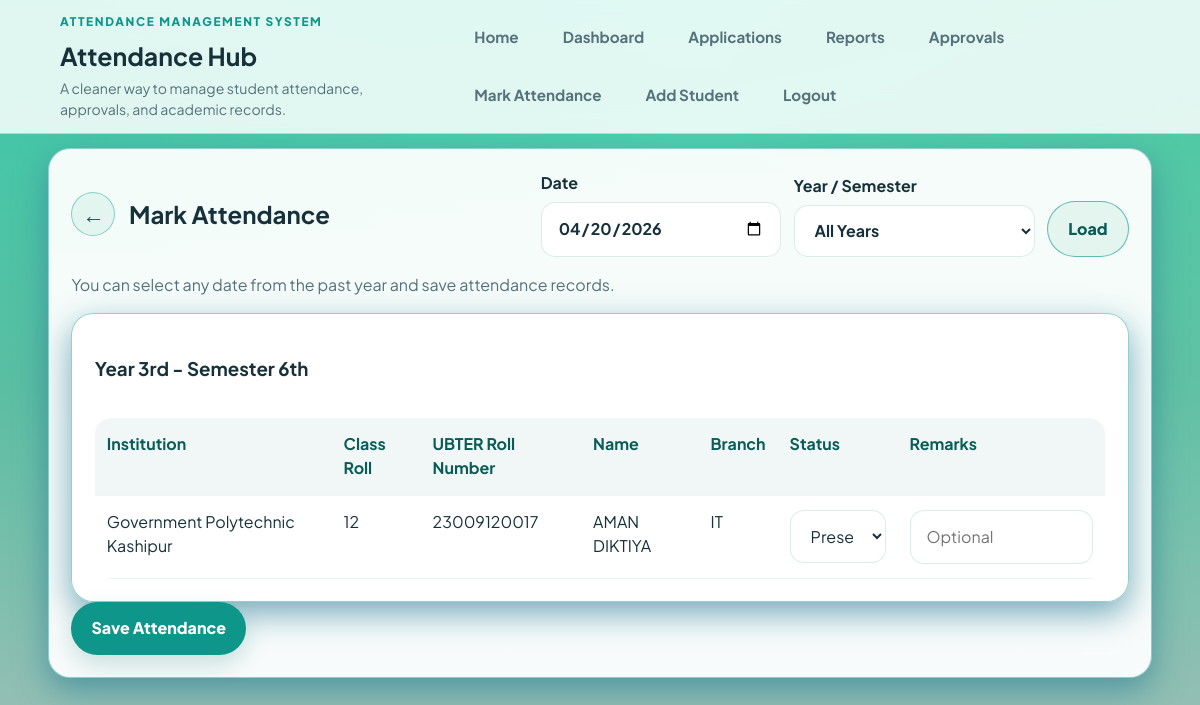
Screenshot of /attendance (signed in) with the database file from the repository.
### tables this page shows
CREATE TABLE "users" (
                id INTEGER PRIMARY KEY AUTOINCREMENT,
                role TEXT NOT NULL CHECK (role IN ('admin', 'faculty', 'student')),
                profile_picture TEXT,
                institution_type TEXT,
                institution_name TEXT,
                class_roll_number TEXT,
                roll_number TEXT UNIQUE,
                registration_number TEXT UNIQUE,
                full_name TEXT NOT NULL,
                father_name TEXT,
                branch TEXT,
                semester TEXT,
                year TEXT,
                dob TEXT,
                mobile_number TEXT,
                gmail TEXT,
                email TEXT,
                password_hash TEXT NOT NULL,
                is_mobile_verified INTEGER NOT NULL DEFAULT 0,
                created_by INTEGER,
                created_at TEXT NOT NULL DEFAULT CURRENT_TIMESTAMP,
                FOREIGN KEY(created_by) REFERENCES users(id)
            );

### attendance_app/routes.py (the view, shortened to what this page needs)
@bp.route("/attendance", methods=["GET", "POST"])
@login_required("admin", "faculty")
def attendance():
    db = get_db()
    user = current_user()
    selected_date = request.values.get("attendance_date", today_iso())
    selected_branch = request.values.get("branch", "").strip()
    selected_year_group = request.values.get("year_group", "").strip()
    available_branches = branch_options(user)
    if user["role"] == "faculty":
        selected_branch = user["branch"]
    query = """
        SELECT
            users.id, users.institution_name, users.class_roll_number, users.roll_number, users.full_name,
            users.branch, users.semester, users.year, attendance.status, attendance.remarks
        FROM users
        LEFT JOIN attendance
            ON attendance.student_id = users.id AND attendance.attendance_date = ?
        WHERE users.role = 'student'
    """
    params = [selected_date]
    if user["role"] == "faculty":
        query += " AND " + faculty_data_clause("users")
        params.extend([user["institution_type"], user["institution_name"], user["branch"]])
    if selected_branch:
        query += " AND users.branch = ?"
        params.append(selected_branch)
    query, params = add_semester_group_filter(query, params, "users.semester", selected_year_group)
    query += " ORDER BY " + STUDENT_SORT_SQL
    students = db.execute(query, tuple(params)).fetchall()
    return render_template("attendance.html", students=students, grouped_students=grouped_students(students), selected_date=selected_date, branches=available_branches, selected_branch=selected_branch, selected_year_group=selected_year_group)

### attendance_app/auth.py (called while the page is built)
def current_user():
    user_id = session.get("user_id")
    if not user_id:
        return None
    return get_db().execute("SELECT * FROM users WHERE id = ?", (user_id,)).fetchone()

def login_required(*roles):
    def decorator(view):
        @wraps(view)
        def wrapped(*args, **kwargs):
            user = current_user()
            if user is None:
                flash("Please login first.", "error")
                return redirect(url_for("main.login"))
            if roles and user["role"] not in roles:
                flash("You do not have access to this page.", "error")
                return redirect(url_for("main.dashboard"))
            return view(*args, **kwargs)
        return wrapped
    return decorator

### attendance_app/database.py (called while the page is built)
def get_db():
    if "db" not in g:
        db_path = Path(current_app.root_path).parent / current_app.config["DATABASE"]
        g.db = sqlite3.connect(db_path)
        g.db.row_factory = sqlite3.Row
    return g.db

### attendance_app/routes.py (called while the page is built, shortened)
def faculty_data_clause(alias):
    return f"{alias}.institution_type = ? AND {alias}.institution_name = ? AND {alias}.branch = ?"

def branch_options(user=None):
    db = get_db()
    query = """
        SELECT DISTINCT branch
        FROM users
        WHERE role = 'student' AND COALESCE(branch, '') != ''
    """
    params = []
    if user and user["role"] == "faculty":
        query += " AND " + faculty_data_clause("users")
        params.extend([user["institution_type"], user["institution_name"], user["branch"]])
    query += " ORDER BY branch"
    rows = db.execute(query, tuple(params)).fetchall()
    return [row["branch"] for row in rows]

def grouped_students(rows):
    groups = OrderedDict()
    for row in rows:
        key = (row["year"] or "-", row["semester"] or "-")
        if key not in groups:
            groups[key] = []
        groups[key].append(row)
    return [{"year": key[0], "semester": key[1], "students": value} for key, value in groups.items()]

def semester_filter_options():
    return [{"value": value, "label": label} for value, label, _ in YEAR_SEMESTER_FILTERS]

def semester_values_for_filter(year_filter):
    for value, _, semesters in YEAR_SEMESTER_FILTERS:
        if value == year_filter:
            return semesters
    return ()

def add_semester_group_filter(query, params, column_name, year_filter):
    selected_semesters = semester_values_for_filter(year_filter)
    if not selected_semesters:
        return query, params

### attendance_app/utils.py (called while the page is built)
def today_iso():
    return date.today().isoformat()

### attendance_app/templates/attendance.html (shortened to what this page needs)
{% extends "base.html" %}
{% block content %}
<section class="card">
    <div class="section-head">
        <div class="section-head profile-edit-head">
            <a class="icon-btn" href="{{ url_for('main.dashboard') }}" aria-label="Back to dashboard" title="Back to dashboard">&larr;</a>
            <h2>Mark Attendance</h2>
        </div>
        <form method="get" class="inline-form">
            <label>
                Date
                <input type="date" name="attendance_date" value="{{ selected_date }}" min="{{ min_date }}" max="{{ today }}">
            </label>
            <label>
                Year / Semester
                <select name="year_group">
                    <option value="">All Years</option>
                </select>
            </label>
            <button class="btn secondary" type="submit">Load</button>
        </form>
    </div>
    <p class="muted">You can select any date from the past year and save attendance records.</p>
    <form method="post">
        {% for group in grouped_students %}
            <section class="card">
                <h3>Year {{ group.year }} - Semester {{ group.semester }}</h3>
                <div class="table-wrap">
                    <table>
                        <thead>
                            <tr>
                                <th>Institution</th>
                                <th>Class Roll</th>
                                <th>UBTER Roll Number</th>
                                <th>Name</th>
                                <th>Branch</th>
                                <th>Status</th>
                                <th>Remarks</th>
                            </tr>
                        </thead>
                        <tbody>
                            {% for student in group.students %}
                                <tr>
                                    <td>{{ student['institution_name'] or '-' }}</td>
                                    <td>{{ student['class_roll_number'] }}</td>
                                    <td>{{ student['roll_number'] }}</td>
                                    <td>{{ student['full_name'] }}</td>
                                    <td>{{ student['branch'] }}</td>
                                    <td>
                                        <select name="status_{{ student['id'] }}">
                                            <option value="Present" {% if student['status'] == 'Present' %}selected{% endif %}>Present</option>
                                        </select>
                                    </td>
                                    <td><input type="text" name="remarks_{{ student['id'] }}" value="{{ student['remarks'] or '' }}" placeholder="Optional"></td>
                                </tr>
                            {% endfor %}
                        </tbody>
                    </table>
                </div>
            </section>
        {% else %}
            <p>No students have been added yet.</p>
        {% endfor %}
        <button class="btn primary" type="submit">Save Attendance</button>
    </form>
</section>
{% endblock %}

### attendance_app/static/style.css (style rules this page uses)
:root { --bg: #f4f7f4; --bg-accent: #e7f7f4; --surface: rgba(255, 255, 255, 0.94); --surface-strong: #ffffff; --surface-soft: #edf6f4; --text: #17313a; --muted: #56717a; --primary: #0f968b; --primary-dark: #0a5c56; --primary-soft: #d9f3ef; --accent: #f59e0b; --accent-soft: #fff3dc; --success: #177245; --error: #b42318; --border: rgba(31, 154, 144, 0.471); --shadow: 0 20px 60px rgba(40, 121, 148, 0.475); --shadow-soft: 0 12px 32px rgba(47, 127, 153, 0.638); --radius-xl: 30px; --radius-lg: 22px; --radius-md: 16px; }
* { box-sizing: border-box; }
html { scroll-behavior: smooth; scroll-padding-top: 110px; }
body { margin: 0; min-height: 100vh; overflow-x: hidden; font-family: "Plus Jakarta Sans", "Segoe UI", Tahoma, Geneva, Verdana, sans-serif; line-height: 1.5; color: var(--text); background: radial-gradient(circle at top left, rgba(15, 118, 110, 0.14), transparent 48%), radial-gradient(circle at top right, rgba(139, 104, 45, 0.1), transparent 34%), linear-gradient(180deg, #43d8b3 0%, #5fc3a6 48%, #8daea6cf 100%); }
a { color: inherit; text-decoration: none; }
h1, h2, h3, p { overflow-wrap: anywhere; }
.card { background: var(--surface); border: 1px solid var(--border); border-radius: var(--radius-lg); padding: 1.4rem; box-shadow: var(--shadow-soft); transition: transform 0.24s ease, box-shadow 0.24s ease, border-color 0.24s ease; }
.lead, .muted { color: var(--muted); }
.btn, .animated-btn { display: inline-flex; align-items: center; justify-content: center; border: 0; cursor: pointer; font: inherit; font-weight: 800; transition: transform 0.2s ease, box-shadow 0.2s ease, background 0.2s ease, color 0.2s ease; }
.btn { border-radius: 999px; padding: 0.88rem 1.25rem; }
.btn.primary { color: #fff; background: var(--primary); box-shadow: 0 10px 24px rgba(15, 118, 110, 0.2); }
.btn.secondary { color: var(--primary-dark); background: rgba(147, 218, 186, 0.19); border: 1px solid rgba(17, 154, 143, 0.627); justify-content: center; }
.icon-btn { display: inline-flex; width: 44px; height: 44px; flex: 0 0 44px; align-items: center; justify-content: center; border: 1px solid rgba(17, 154, 143, 0.42); border-radius: 50%; color: var(--primary-dark); background: rgba(147, 218, 186, 0.19); font-size: 1.4rem; font-weight: 800; line-height: 1; transition: background 0.2s ease, color 0.2s ease, box-shadow 0.2s ease; }
.actions, .inline-form, .section-head { display: flex; flex-wrap: wrap; gap: 0.8rem; align-items: center; justify-content: center; }
.inline-form { align-items: flex-end; justify-content: flex-start; }
.inline-form label { min-width: 240px; }
.inline-form .btn { min-height: 56px; margin-bottom: 0; }
.section-head { justify-content: space-between; }
.section-head h2, .section-head h3 { margin-top: 0; margin-bottom: 0; }
.profile-edit-head { justify-content: flex-start; align-items: center; gap: 0.85rem; }
.profile-edit-head h2 { margin-right: 0; }
label { display: flex; flex-direction: column; gap: 0.4rem; font-weight: 700; }
input, select, textarea, button { font: inherit; }
input, select, textarea { width: 100%; border: 1px solid rgba(15, 118, 110, 0.14); border-radius: 14px; padding: 0.86rem 1rem; color: var(--text); background: rgba(255, 255, 255, 0.95); transition: transform 0.2s ease, border-color 0.2s ease, box-shadow 0.2s ease, background 0.2s ease; }
.table-wrap { position: relative; overflow-x: auto; -webkit-overflow-scrolling: touch; border-radius: 16px; }
table { width: 100%; min-width: 720px; margin-top: 1rem; border-collapse: collapse; background: rgba(255, 255, 255, 0.75); border-radius: 16px; overflow: hidden; }
th, td { padding: 0.9rem 0.75rem; border-bottom: 1px solid rgba(15, 118, 110, 0.08); text-align: left; vertical-align: top; }
th { color: var(--primary-dark); background: rgba(15, 118, 110, 0.06); }
tbody tr { transition: background 0.2s ease, transform 0.2s ease; }

### rows the page displays
users: year "3rd", semester "6th", institution_name "Government Polytechnic Kashipur", class_roll_number "12", roll_number "23009120017", full_name "AMAN DIKTIYA", branch "IT", id "Present"
